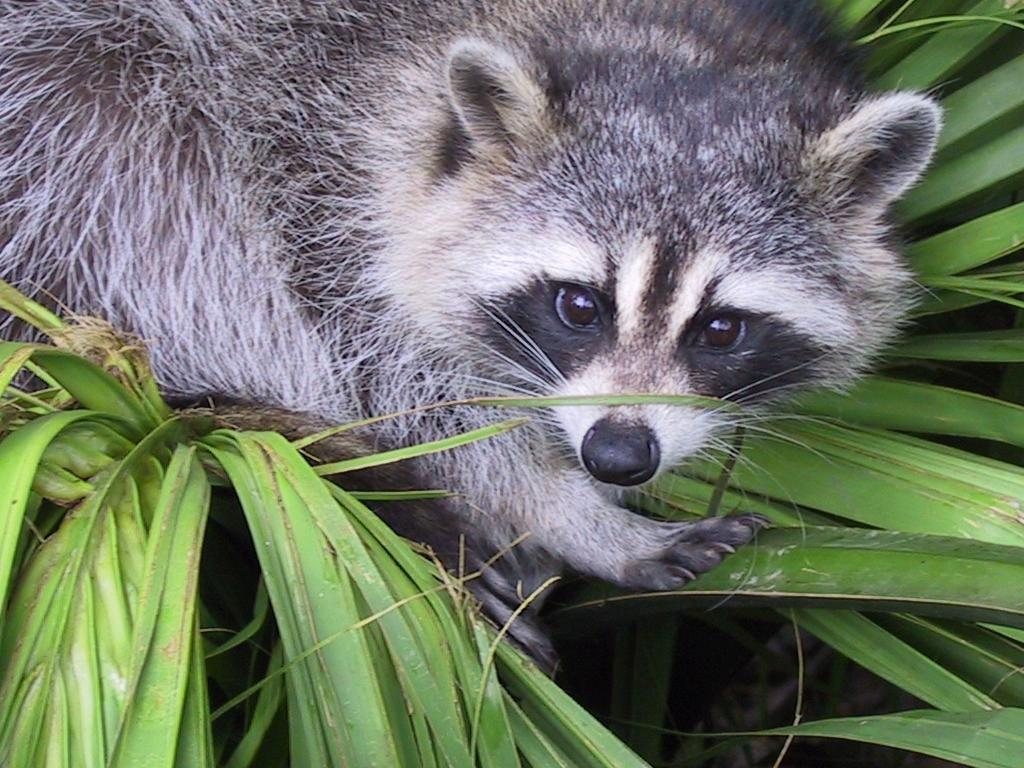
#> input picture Day02/ex03/animal.jpeg, 1024 x 768 px
$ python zoom.py
#> lines starting #> are read from the running program, lines starting #| are printed output that depends on the picture
### Day02/ex03/load_image.py
import numpy as np
from PIL import Image

def mode_to_channels(mode: str) -> int:
    """
    Accepts an image mode and returns the number of channels.
    """
    if mode == "1" or mode == "L":
        return 1
    elif mode == "RGB" or mode == "YCbCr" or mode == "LAB" or mode == "HSV":
        return 3
    elif mode == "RGBA" or mode == "CMYK":
        return 4
    else:
        return 0

def ft_load(path: str):
    """
     loads an image, prints its format, and its pixels
    content in RGB format.
    """
#> called with path = './animal.jpeg'
    image = Image.open(path)
#> image is the input picture: PIL image 1024x768 RGB; mean R, G, B 110.7, 117.7, 102.1
    image_shape = (image.size[1], image.size[0], mode_to_channels(image.mode))
#> image_shape = (768, 1024, 3)
    print(f"The shape of the image is: {image_shape}")
#| The shape of the image is: (768, 1024, 3)
    if image.mode != 'RGB':
        image = image.convert('RGB')
    all_pixels = []
    for pixel in image.getdata():
        all_pixels.append(list(pixel))
#> this loop made 786432 passes
#> pixel on passes 1 to 3: (120, 111, 132), (139, 130, 151), (155, 146, 167)
#> after the loop, all_pixels = 786432 items
    array = np.array(all_pixels)
    print(array)
#> (printed output is left out)
    return image


# [8 lines left out: function main, not called in this run]


# [2 lines that do not run on import are left out]

### Day02/ex03/zoom.py
from load_image import ft_load
from PIL import Image, ImageDraw, ImageFont
import numpy as np


def add_scale_and_size(image):
    """
    Adds scale and size text to the bottom left corner of the image.
    """
    font_size = 12
    font_color = (0, 0, 0)
    font = ImageFont.truetype("arial.ttf", font_size)
    draw = ImageDraw.Draw(image)
    scale_length = 50
    for i in range(50, image.width - 50, scale_length):
        draw.line([(i, image.height - 50), (i, image.height - 40)], fill=font_color)
        draw.text((i, image.height - 25), str(i - 50), font=font, fill=font_color)
    for i in range(50, image.height - 50, scale_length):
        draw.line([(40, i), (50, i)], fill=font_color)
        draw.text((15, i), str(i - 50), font=font, fill=font_color)
    image.show()

def zoom(image: Image.Image, factor: int):
    """
    Accepts an image and a zoom factor.
    Returns a new image that is zoomed by the factor.
    """
#> called with factor = 2
    new_size = [int(image.size[0] * factor), int(image.size[1] * factor)]
#> new_size = [2048, 1536]
    new_image = image.resize(new_size)
    sliced_image = new_image.crop((0, 0, 400, 400))
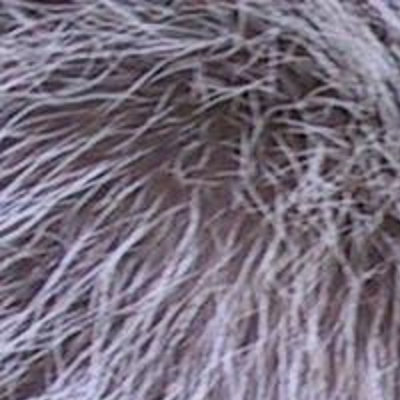
#> sliced_image: PIL image 400x400 RGB; mean R, G, B 121.6, 112.2, 127.7
    sliced_image = sliced_image.convert('L')
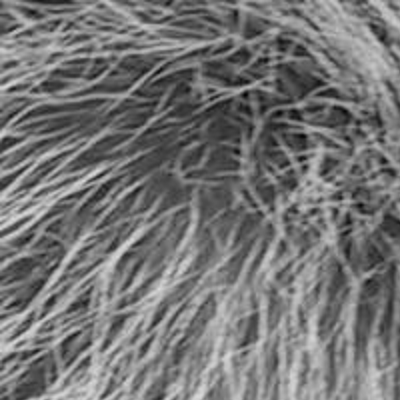
#> sliced_image: PIL image 400x400 L; min 3, max 217, mean 116.7
    image_shape = (400, 400, mode_to_channels(sliced_image.mode))
#> image_shape = (400, 400, 1)
    print(f"New shape after slicing: {image_shape} or (400, 400)")
#| New shape after slicing: (400, 400, 1) or (400, 400)
    all_pixels = []
    for pixel in sliced_image.getdata():
        temp = []
        temp.append(pixel)
        all_pixels.append(temp)
#> this loop made 160000 passes
#> pixel on passes 1 to 3: 117, 122, 133
#> after the loop, all_pixels = 160000 items
    array = np.array(all_pixels)
    print(array)
#> (printed output is left out)
    new_width = 500
    new_height = 500
    extended_image = Image.new("RGB", (new_width, new_height), color=(255, 255, 255))
#> extended_image: PIL image 500x500 RGB; every value is 255
    extended_image.paste(sliced_image, (50, 50))
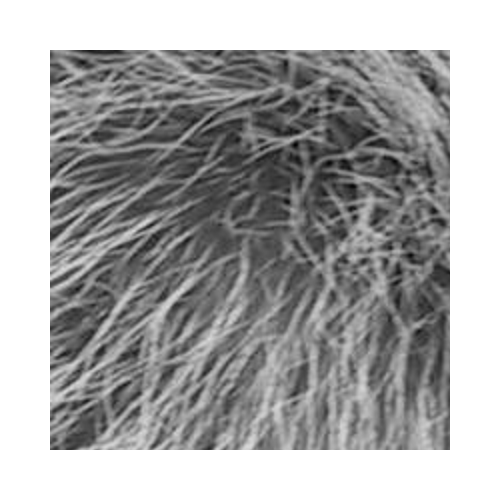
#> extended_image: PIL image 500x500 RGB; min 3, max 255, mean 166.5
    add_scale_and_size(extended_image)
#> in add_scale_and_size, `image.show()`:
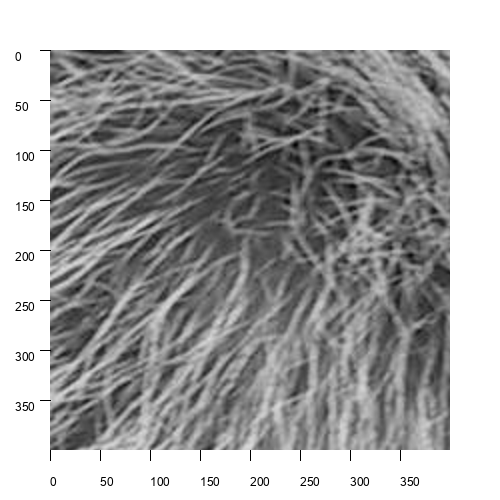
#> shown: PIL image 500x500 RGB; min 0, max 255, mean 165.5


def mode_to_channels(mode: str) -> int:
    """
    Accepts an image mode and returns the number of channels.
    """
    if mode == "1" or mode == "L":
        return 1
    elif mode == "RGB" or mode == "YCbCr" or mode == "LAB" or mode == "HSV":
        return 3
    elif mode == "RGBA" or mode == "CMYK":
        return 4
    else:
        return 0

def main():
    """
    Handles error cases and and run ft_load and zoom.
    """
    try:
        old_image = ft_load("./animal.jpeg")
        zoom(old_image, 2)
    except Exception as e:
        print(e)


if __name__ == "__main__":
    main()
